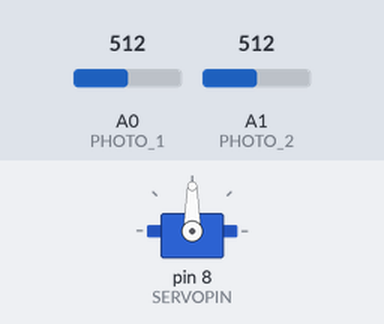
A sketch run on a simulated Arduino Uno, built with avr-gcc and run on an emulated ATmega328P. Shown: servo. The inputs (shaded band) are chosen by the test bench; at power-on: A0 (PHOTO_1) = 512, A1 (PHOTO_2) = 512.

Above: at 4.7 s.
4.8 s: A0 (PHOTO_1) set to 541
At 5.95 s:
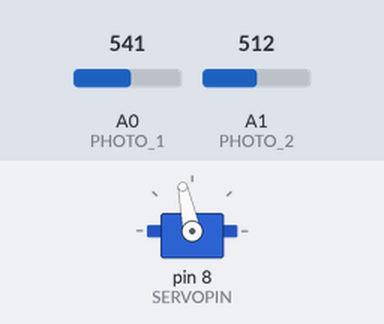
7.8 s: A1 (PHOTO_2) set to 533
At 7.8 s:
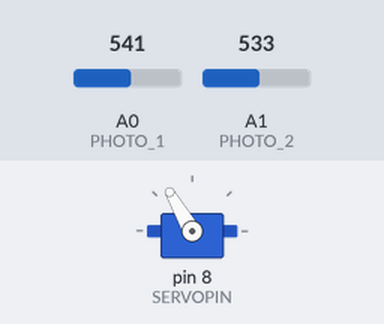
9.3 s: A1 (PHOTO_2) set to 306
At 10.9 s:
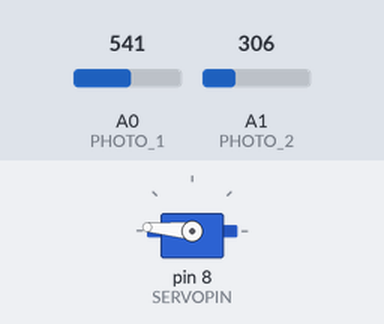
12.3 s: A0 (PHOTO_1) set to 303
13.8 s: A0 (PHOTO_1) set to 269
At 15.38 s:
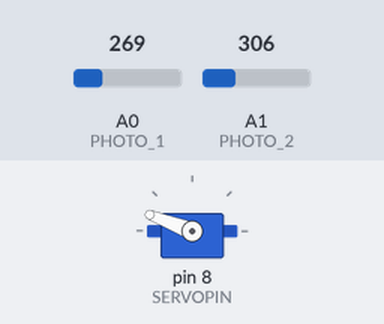
16.8 s: A1 (PHOTO_2) set to 511
Timing chart, 0 to 20.8 s (numbered marks = the images above; inputs shaded):
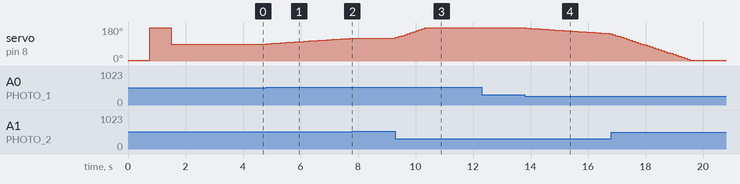

Measured:
- the behaviour switches between 531 and 532 on A0 (PHOTO_1) (found by bisection; images 0 and 1)
- the behaviour switches between 521 and 522 on A1 (PHOTO_2) (found by bisection; images 1 and 2)
- the behaviour switches between 287 and 286 on A0 (PHOTO_1) (found by bisection; images 3 and 4)
- after the input at 4.8 s, servo on pin 8 (SERVOPIN): moves from 90° to 120° over 2.9 s, starting at once
- after the input at 7.8 s, servo on pin 8 (SERVOPIN): stays 120° (without the input it goes to 121° after 0.01 s)
- after the input at 9.3 s, servo on pin 8 (SERVOPIN): moves from 120° to 175° over 1.0 s, starting at once
- after the input at 12.3 s, every drawn part: stays the same
- after the input at 13.8 s, servo on pin 8 (SERVOPIN): moves from 175° to 145° over 2.9 s, starting at once

The sketch:

inseguitore1.ino
```cpp
/*******************************************
 *    progetto: corso BASE Arduino
 * descrizione: inseguitore luminoso pannello solare
 *      autore: www.AldoPi.it
 *        data: 30 ottobre 2016
 *    versione: 1.1 easy
 *******************************************
*/

#include <Servo.h>
Servo servoMotor;

#define PHOTO_1 0
#define PHOTO_2 1
#define SOGLIA 20
#define SENSIBILITA 1
#define SERVOPIN 8

int posizione = 90;
int i=0;
long media=0;
int val=0;
int differenza=0;


void setup() {
     servoMotor.attach(SERVOPIN);
     servoMotor.write(5);
     delay(750);
     servoMotor.write(175);
     delay(750);
     servoMotor.write(90);
     delay(2000);
}


int sonde() {
     int dif = analogRead(PHOTO_1)/SENSIBILITA - analogRead(PHOTO_2)/SENSIBILITA;
     if (dif<SOGLIA*SENSIBILITA and dif>-SOGLIA*SENSIBILITA) dif=0;
     return dif;
}


void loop(){
     differenza = sonde();
     if (differenza > 200)        posizione = posizione + 5;
     else if (differenza > 0)     posizione = posizione + 1;
     else if (differenza < -200)  posizione = posizione - 5;
     else if (differenza < 0)     posizione = posizione - 1;
     if (posizione<5) posizione=5;
     else if (posizione >175) posizione = 175;
     servoMotor.write(posizione);
     delay(100);
}
```
